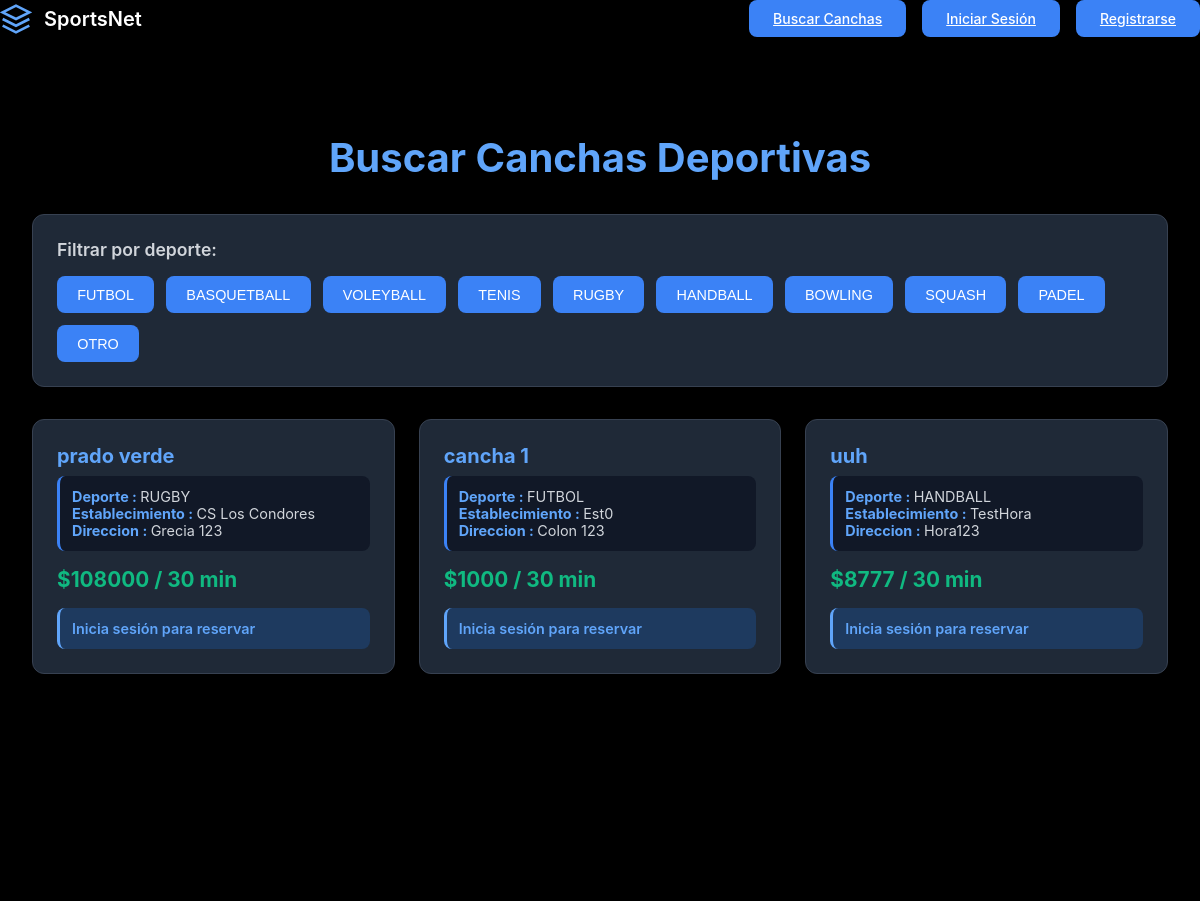
/buscar/, run on an earlier commit of the app's database.
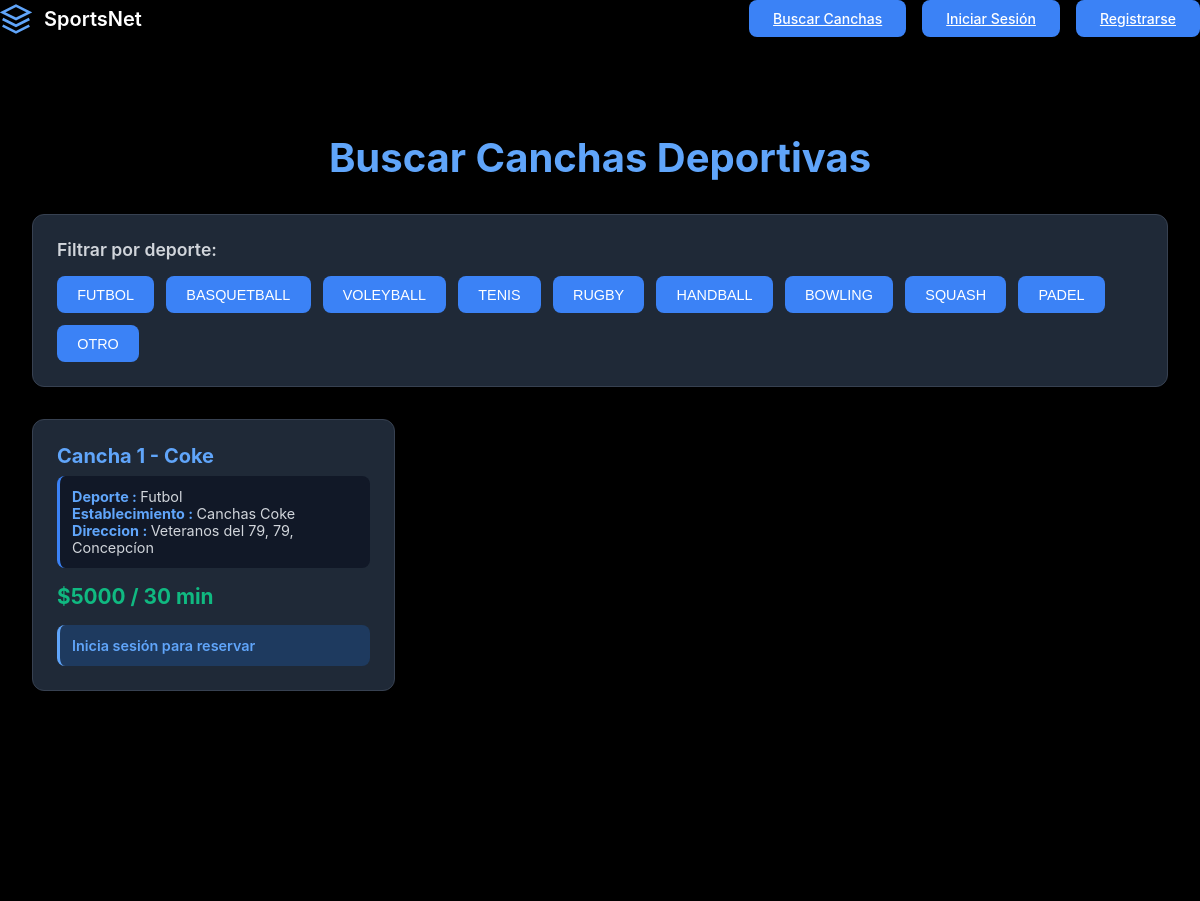
And on a later commit of the database.
### establecimientos/models.py (models this page shows, shortened)
class Cancha (models.Model):
    TIPOS_SUPERFICIES = [
        ("PASTO_NATURAL", "Pasto Natural"),
        ("PASTO_SINTETICO","Pasto Sintético"),
        ("CEMENTO","Cemento"),
        ("ARCILLA","Arcilla"),
        ("MADERA","Madera"),
        ("CAUCHO","Caucho"),
        ("VINILO","Vinilo"),
        ]
    TIPOS_ILUMINACION = {
        ("LED","LED"),
        ("NATURAL", "Natural"),
        ("MIXTA","Mixta"),
        ("HALOGENA","Halogena"),
        ("FLUORECESENTE","Fluorecente"),
    }
    DEPORTES = [
        ("FUTBOL", "Futbol"),
        ("BASQUETBALL","Basquetball"),
        ("VOLEYBALL","Voleyball"),
        ("TENIS","Tenis"),
        ("RUGBY","Rugby"),
        ("HANDBALL","Handball"),
        ("BOWLING","Bowling"),
        ("SQUASH","Squash"),
        ("PADEL","Padel"),
        ("OTRO","Otro"),
        ("---","---"),
    ]
    establecimiento = models.ForeignKey(Establecimiento, on_delete=models.CASCADE, related_name="canchas")
    deporte = models.CharField(max_length=20, choices=DEPORTES, default="---")
    nombre = models.CharField(max_length=25)
    superficie = models.CharField(max_length=25, choices=TIPOS_SUPERFICIES)
    iluminacion = models.CharField(max_length=20, choices=TIPOS_ILUMINACION)
    interior = models.BooleanField(default=False)
    valor_por_bloque = models.DecimalField(max_digits=10, decimal_places=0)

class Establecimiento (models.Model):
    dueno = models.ForeignKey(Dueno, on_delete=models.CASCADE, related_name="establecimientos")
    nombre = models.CharField(max_length=50, unique=True)
    direccion = models.CharField(max_length=100)
    telefono_contacto = models.CharField(max_length=20)
    correo_contacto = models.EmailField()
    estacionamiento_disponible = models.BooleanField(default=False)
    camarines_disponible = models.BooleanField(default=False)

### establecimientos/views.py (the view)
# urls.py: path("buscar/",views.buscar,name="buscar"),
def buscar(request):
    DEPORTES = ["FUTBOL",
                "BASQUETBALL",
                "VOLEYBALL",
                "TENIS",
                "RUGBY",
                "HANDBALL",
                "BOWLING",
                "SQUASH",
                "PADEL",
                "OTRO"
                ]
    canchas = Cancha.objects.all
    context = {
        "canchas" : canchas,
        "deportes" : DEPORTES,
    }
    return render (request,"buscar.html", context)

### establecimientos/templates/buscar.html (shortened to what this page needs)
{% extends 'base.html' %}
{% load static %}
{% block extra_css %}
<link rel="stylesheet" href="{% static 'buscar.css' %}">
{% endblock %}
{% block content %}
<div class="container">
    <h1 class="search-title">Buscar Canchas Deportivas</h1>
    <div class="search-filters">
        <h3>Filtrar por deporte:</h3>
        <div class="search-filters-buttons">
            {% for x in deportes %}
                <button class="nav-button">
                    {{ x }}
                </button>
            {% endfor %}
        </div>
    </div>
    <div class="canchas-grid">
        {% for cancha in canchas %}
            <div class="cancha-card">
                <h3>{{ cancha.nombre }}</h3>
                <p class="cancha-card-sports">
                    <strong>Deporte : </strong>
                    {{ cancha.deporte }}
                    <br>
                    <strong>Establecimiento : </strong>
                    {{ cancha.establecimiento.nombre }}
                    <br>
                    <strong>Direccion : </strong>
                    {{cancha.establecimiento.direccion}}
                </p>
                <p class="cancha-card-price">
                    ${{ cancha.valor_por_bloque }} / 30 min
                </p>
                {% if user.is_authenticated %}
                    <a href="{% url 'establecimientos:ver_cancha' cancha.id %}" class="nav-button reserve-button">
                        Ver detalles
                    </a>
                {% else %}
                    <p class="login-message">
                        <a href="{% url 'cuentas:login_cuenta' %}">Inicia sesión para reservar</a>
                    </p>
                {% endif %}
            </div>
        {% empty %}
            <p class="empty-message">No hay canchas disponibles.</p>
        {% endfor %}
    </div>
</div>
{% endblock %}

### cuentas/templates/base.html (shortened to what this page needs)
{% load static %}
<!DOCTYPE html>
<html lang="es">
<head>
    {% load static %}
<link rel="stylesheet" href="{% static 'style.css' %}">
    {% block extra_css %}
    {% endblock %}
</head>
<body>
    <header class="header">
        <div class="logo">
            <a href="{% url 'cuentas:home' %}" style="display: flex; align-items: center; gap: 0.75rem; text-decoration: none;">
                <svg class="logo-icon" viewBox="0 0 24 24" fill="none" stroke="currentColor" stroke-width="2">
                    <path d="M12 2L2 7l10 5 10-5-10-5zM2 17l10 5 10-5M2 12l10 5 10-5"/>
                </svg>
                <span class="logo-text">SportsNet</span>
            </a>
        </div>
        <nav class="nav">
            <a href="{% url 'establecimientos:buscar' %}" class="nav-button">Buscar Canchas</a>
            {% if user.is_authenticated %}
                {% if user.perfil_dueno %}
                    <a href="{% url 'cuentas:SportsNet_dueno' %}" class="nav-button">Mis Establecimientos</a>
                    <a href="{% url 'cuentas:buscar_perfiles' %}" class="nav-button">Buscar Perfiles</a>
                {% elif user.perfil_cliente %}
                    <a href="{% url 'cuentas:buscar_perfiles' %}" class="nav-button">Buscar Perfiles</a>
                    <a href="{% url 'cuentas:SportsNet_cliente' %}" class="nav-button">Mis Reservas</a>
                {% endif %}
                <a href="{% url 'cuentas:perfil_usuario' %}" class="nav-button">Mi Perfil</a>
                <a href="{% url 'cuentas:cerrar_sesion' %}" class="nav-button">Cerrar Sesión</a>
            {% else %}
                <a href="{% url 'cuentas:login_cuenta' %}" class="nav-button">Iniciar Sesión</a>
                <a href="{% url 'cuentas:registro' %}" class="nav-button">Registrarse</a>
            {% endif %}
        </nav>
    </header>
    {% block content %}
    {% endblock %}
</body>
</html>

### cuentas/static/style.css (style rules this page uses)
* { margin: 0; padding: 0; box-sizing: border-box; }
body { font-family: -apple-system, BlinkMacSystemFont, 'Segoe UI', Roboto, 'Helvetica Neue', Arial, sans-serif; background-color: #000000; color: #ffffff; min-height: 100vh; }
.container { max-width: 1400px; margin: 0 auto; padding: 2rem; }
.header { display: flex; justify-content: space-between; align-items: center; margin-bottom: 4rem; }
.logo { display: flex; align-items: center; gap: 0.75rem; }
.logo-icon { width: 2rem; height: 2rem; color: #60a5fa; }
.logo-text { font-size: 1.25rem; font-weight: 600; color: #ffffff; }
.nav { display: flex; gap: 1rem; }
.nav-button { padding: 0.625rem 1.5rem; background-color: #3b82f6; color: #ffffff; border: none; border-radius: 0.5rem; font-size: 0.875rem; font-weight: 500; cursor: pointer; transition: background-color 0.3s ease; }

### cuentas/static/buscar.css (style rules this page uses)
.container { max-width: 1400px; margin: 0 auto; padding: 2rem; background-color: #000000; min-height: 100vh; }
.search-title { font-size: 2.5rem; font-weight: 700; color: #60a5fa; margin-bottom: 2rem; text-align: center; }
.search-filters { background-color: #1f2937; padding: 1.5rem; border-radius: 0.75rem; border: 1px solid #374151; margin-bottom: 2rem; }
.search-filters h3 { color: #d1d5db; font-size: 1.1rem; font-weight: 600; margin-bottom: 1rem; }
.search-filters-buttons { display: flex; flex-wrap: wrap; gap: 0.75rem; }
.search-filters-buttons .nav-button { padding: 0.6rem 1.2rem; font-size: 0.9rem; border: 1px solid transparent; transition: all 0.3s ease; }
.canchas-grid { display: grid; grid-template-columns: repeat(auto-fill, minmax(280px, 1fr)); gap: 1.5rem; }
.cancha-card { background-color: #1f2937; border: 1px solid #374151; border-radius: 0.75rem; padding: 1.5rem; transition: all 0.3s ease; display: flex; flex-direction: column; }
.cancha-card h3 { font-size: 1.25rem; font-weight: 700; color: #60a5fa; margin-bottom: 0.5rem; }
.cancha-card-sports { color: #d1d5db; font-size: 0.9rem; margin-bottom: 1rem; padding: 0.75rem; background-color: #111827; border-radius: 0.5rem; border-left: 3px solid #3b82f6; }
.cancha-card-sports strong { color: #60a5fa; }
.cancha-card-price { font-size: 1.3rem; font-weight: 700; color: #10b981; margin-bottom: 1rem; }
.login-message { margin-top: auto; padding: 0.75rem; background-color: #1e3a5f; border-left: 3px solid #60a5fa; border-radius: 0.5rem; font-size: 0.9rem; }
.login-message a { color: #60a5fa; text-decoration: none; font-weight: 600; transition: color 0.2s ease; }
.cancha-card { animation: fadeIn 0.3s ease-in-out; }

What changed in the data, as far as the page shows it:
removed Cancha: nombre "cancha 1", deporte "FUTBOL", establecimiento.nombre "Est0", establecimiento.direccion "Colon 123", valor_por_bloque "1000"
removed Cancha: nombre "uuh", deporte "HANDBALL", establecimiento.nombre "TestHora", establecimiento.direccion "Hora123", valor_por_bloque "8777"
changed Cancha: nombre "prado verde" → "Cancha 1 - Coke"; deporte "RUGBY" → "Futbol"; establecimiento.nombre "CS Los Condores" → "Canchas Coke"; establecimiento.direccion "Grecia 123" → "Veteranos del 79, 79, Concepcíon"; valor_por_bloque "108000" → "5000"
